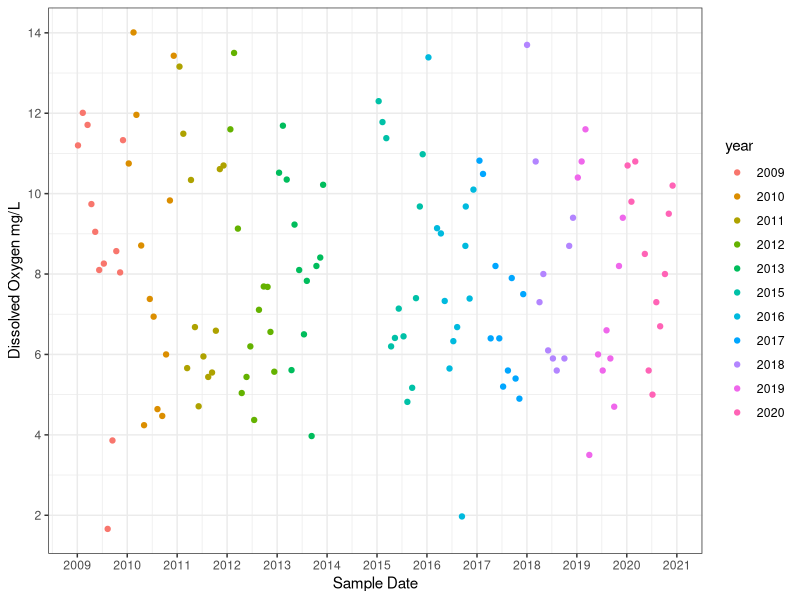

R code for this plot:
## ---- chunk 1
library(tidyverse)
library(lubridate)
library(here)
library(scales)

getwd()
## ---- chunk 2
#read in all data
Ellerbe_wq <- read.csv(here('Data/Raw/Ellerbe_water_quality_data.csv'), 
                    stringsAsFactors = TRUE)
Sandy_wq<- read.csv(here('Data/Raw/Sandy_water_quality_data.csv'), 
                    stringsAsFactors = TRUE)
## ---- chunk 3
#Initial data exploration
Ellerbe_wq$Dissolved_oxygen_mg.L <-
  as.numeric(as.character(Ellerbe_wq$Dissolved_oxygen_mg.L))

Ellerbe_wq$Sample_date<-as.Date(Ellerbe_wq$Sample_date,format="%m/%d/%Y")

#add a year column
Ellerbe_wq$year <- format(Ellerbe_wq$Sample_date, "%Y")

#Plot Dissolved Oxygen in Ellerbe over the years
ggplot(Ellerbe_wq, aes(x=Sample_date,
                       y=Dissolved_oxygen_mg.L, color=year))+
  geom_point()+
   labs(x = "Sample Date",
y = "Dissolved Oxygen mg/L")+
   scale_y_continuous(breaks = c(2.0, 4.0, 6.0, 8.0, 10.0, 12.0, 14.0))+
   scale_x_date( breaks = date_breaks("1 year"),
                 labels = date_format("%Y"))+ 
  theme_bw()
